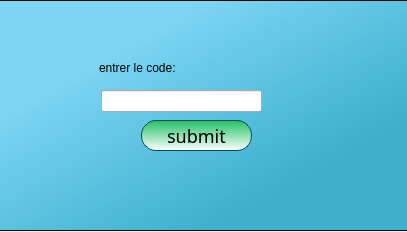
<?xml version="1.0" encoding="UTF-8"?>
<ui version="4.0">
 <class>ActivatonCodeClass</class>
 <widget class="QDialog" name="ActivatonCodeClass">
  <property name="geometry">
   <rect>
    <x>0</x>
    <y>0</y>
    <width>407</width>
    <height>232</height>
   </rect>
  </property>
  <property name="windowTitle">
   <string>Dialog</string>
  </property>
  <property name="styleSheet">
   <string notr="true">*{
	
	font: 75 italic 13pt &quot;Century Schoolbook&quot;;
	

}






QWidget#g_employe{background:qlineargradient(spread:pad, x1:0.5, y1:0, x2:1, y2:0.5, stop:0 #7CD5F3, stop:1 #3CB0CD)}

QFrame#frame{background:qlineargradient(spread:pad, x1:0.5, y1:0, x2:1, y2:0.5, stop:0 #7CD5F3, stop:1 #3CB0CD)}

QPushButton
{
  background:qlineargradient(spread:pad, x1:0.5, y1:0, x2:0.5, y2:1, stop:0 rgba(33, 192, 99, 255), stop:1 rgba(255, 255, 255, 255));
  border-radius:15px;
  border-style:solid;
 border-width: 1px;
 border-color:#08485E;
 font-family:century gothic;
   font-size:18px;
}


QPushButton:hover
{
  color:#333;
  border-radius:15px;
  background:#1BEE9A;
}
QTabBar::tab {
    color: #0C5A23;
    border: 1px solid #08485E;
    border-bottom-style: none;
    background-color: QLinearGradient(x1:0, y1:0, x2:0, y2:1, stop:1 #1BEE9A, stop:.4 #1BEE9A);
    padding-left: 10px;
    padding-right: 10px;
    padding-top: 3px;
    padding-bottom: 2px;
    margin-right: -1px;
    border-top-right-radius:3px;
}

QTabWidget::pane {
    border: 3px solid #7CD5F3;
    top: 1px;
    
}

QTabBar::tab:last
{
    margin-right: 0; /* the last selected tab has nothing to overlap with on the right */
    border-top-right-radius: 10px;
}

QTabBar::tab:first:!selected
{
 margin-left: 0px; /* the last selected tab has nothing to overlap with on the right */


    border-top-left-radius: 3px;
}

QTabBar::tab:!selected
{
    color:#08485E;
    border-bottom-style: solid;
    margin-top: 3px;
    background-color: QLinearGradient(x1:0, y1:0, x2:0, y2:1, stop:1 #ADFFBC, stop:.4 #21C036);
}
QTabBar::tab:selected
{
     border-top-right-radius: 10px;

 }


</string>
  </property>
  <widget class="QFrame" name="frame">
   <property name="geometry">
    <rect>
     <x>-1</x>
     <y>0</y>
     <width>411</width>
     <height>231</height>
    </rect>
   </property>
   <property name="frameShape">
    <enum>QFrame::StyledPanel</enum>
   </property>
   <property name="frameShadow">
    <enum>QFrame::Raised</enum>
   </property>
   <widget class="QLabel" name="label">
    <property name="geometry">
     <rect>
      <x>100</x>
      <y>60</y>
      <width>151</width>
      <height>16</height>
     </rect>
    </property>
    <property name="text">
     <string>entrer le code:</string>
    </property>
   </widget>
   <widget class="QLineEdit" name="le_code">
    <property name="geometry">
     <rect>
      <x>102</x>
      <y>90</y>
      <width>161</width>
      <height>22</height>
     </rect>
    </property>
   </widget>
   <widget class="QPushButton" name="pushButton">
    <property name="geometry">
     <rect>
      <x>142</x>
      <y>120</y>
      <width>111</width>
      <height>31</height>
     </rect>
    </property>
    <property name="text">
     <string>submit</string>
    </property>
   </widget>
  </widget>
 </widget>
 <resources/>
 <connections/>
</ui>
